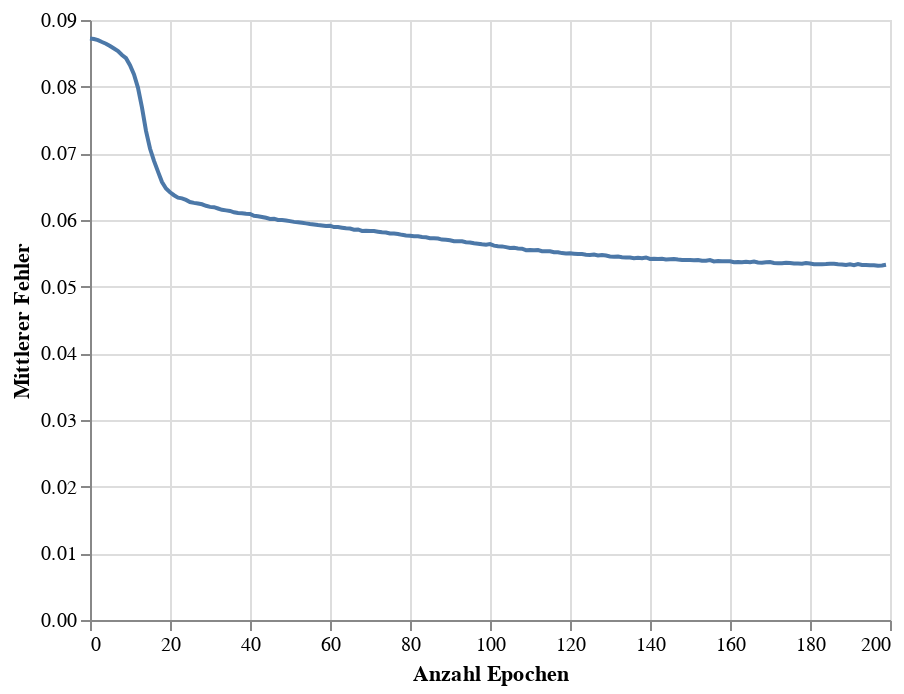

The notebook cell this image was saved under:
### Code cell
train_chart = alt.Chart(loss_df).mark_line().encode(
    x=alt.X('Epoch', title = 'Anzahl Epochen'),
    y=alt.Y('Loss', title = 'Mittlerer Fehler')
)
# glue('train-loss-team', train_chart,display=True)
train_chart

### Figure 1 — Vega-Lite specification as saved in the notebook (floating-point values rounded to 4 significant figures; data arrays with more than 128 entries replaced by an {"elided": "..."} marker saying what was removed)
{"config": {"view": {"continuousWidth": 400, "continuousHeight": 300}}, "data": {"name": "data-7c23b7944c2cb6a2ede2aaaa991efbac"}, "mark": "line", "encoding": {"x": {"field": "Epoch", "title": "Anzahl Epochen", "type": "quantitative"}, "y": {"field": "Loss", "title": "Mittlerer Fehler", "type": "quantitative"}}, "$schema": "https://vega.github.io/schema/vega-lite/v4.17.0.json", "datasets": {"data-7c23b7944c2cb6a2ede2aaaa991efbac": {"elided": "200 records"}}}
